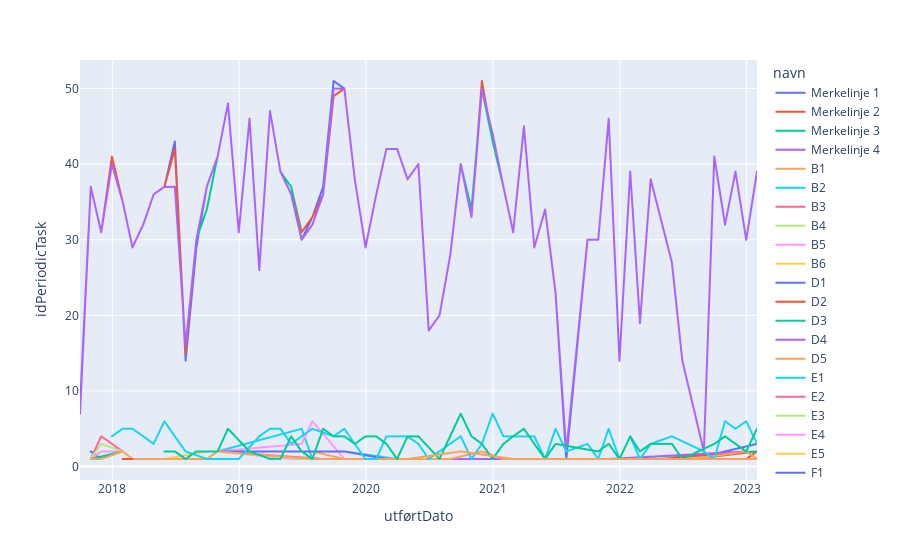

The notebook cell this image was saved under:
### Code cell
fig = px.line(df_periodic_mach_month,y="idPeriodicTask",color="navn")
fig.show()
